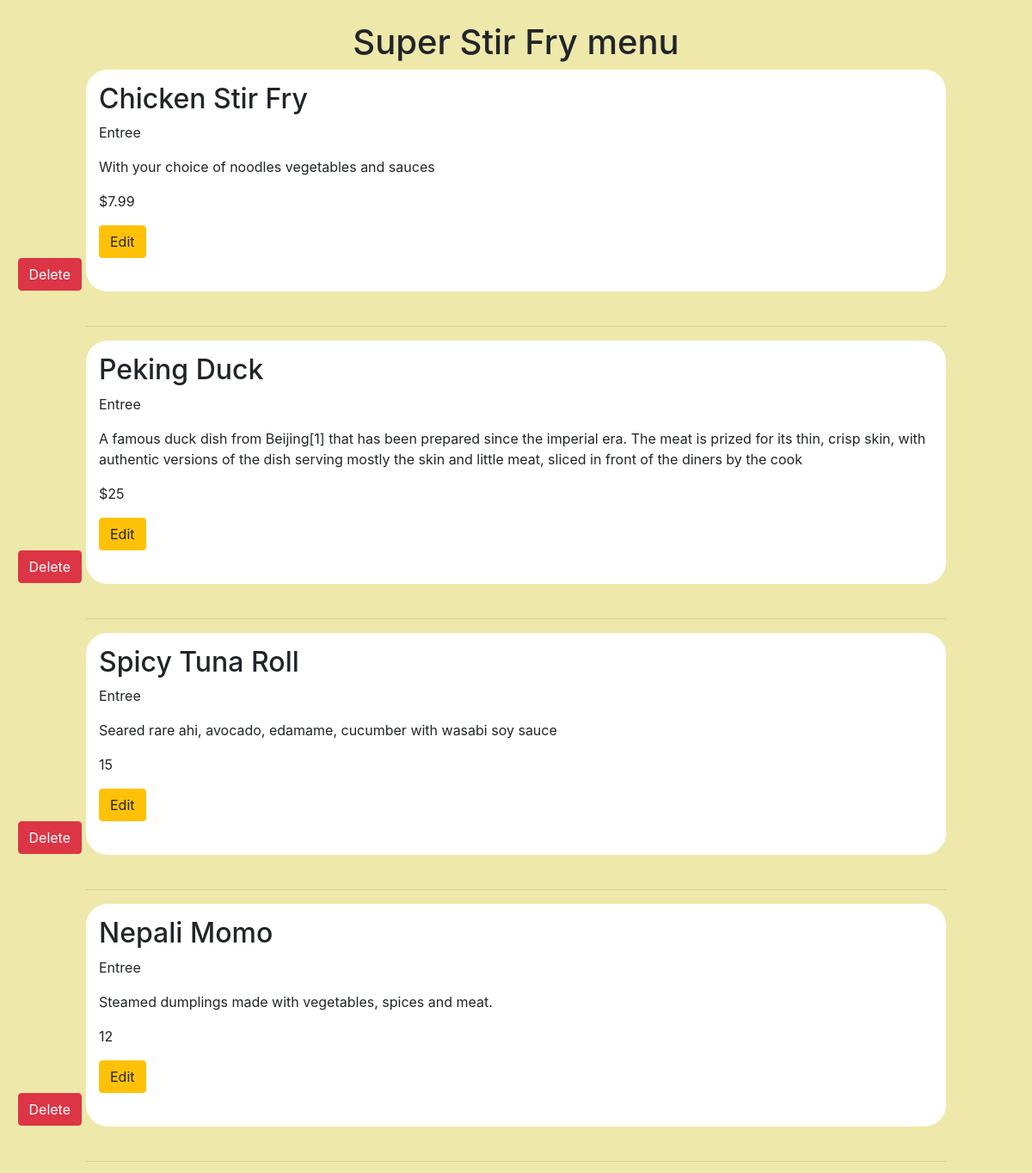
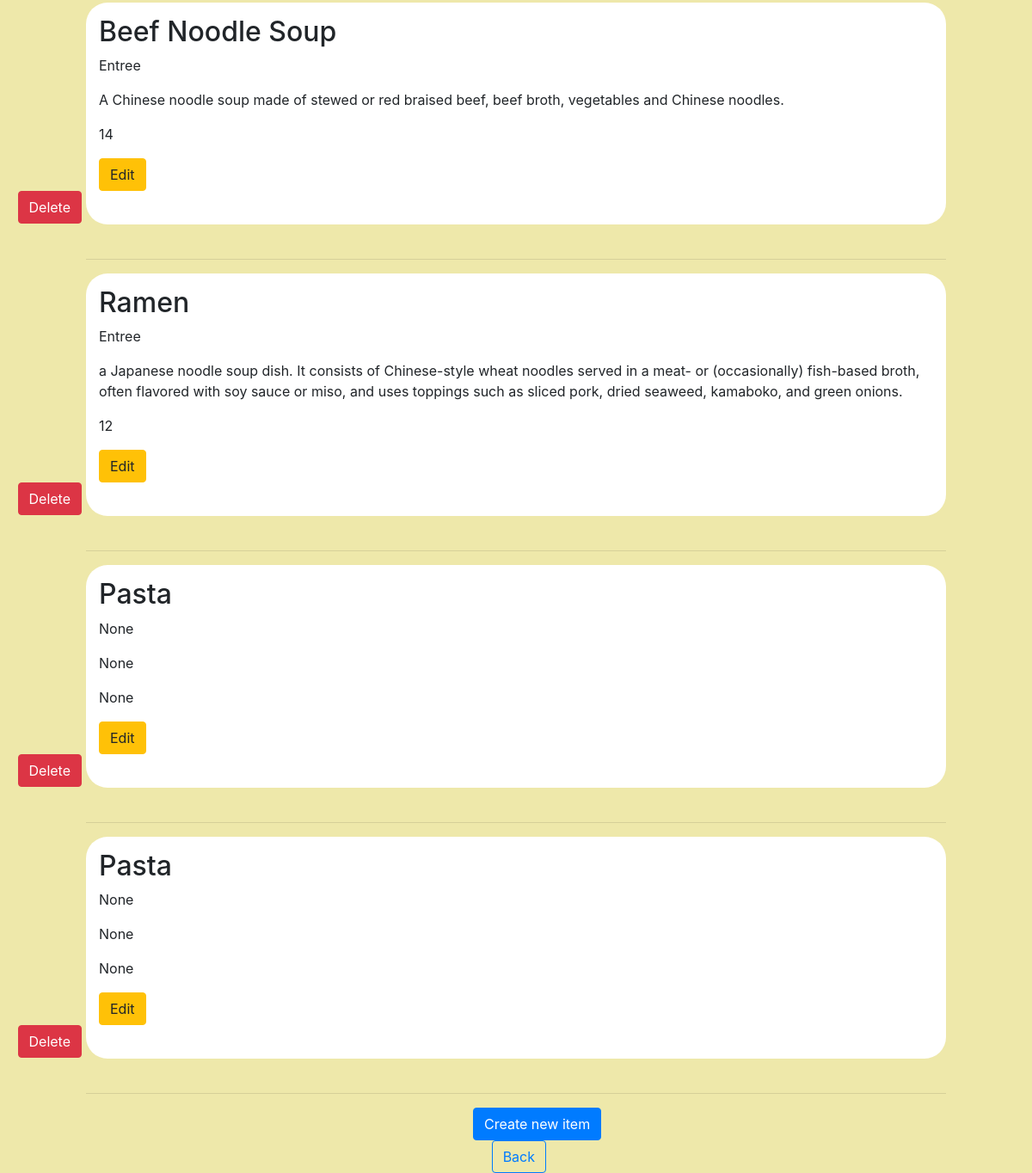
The app's page /restaurant/2/menu/ with its own data (2 pictures, top to bottom).
### database_setup.py (models this page shows, shortened)
class Restaurant(Base):
    __tablename__ = 'restaurant'
    id = Column(Integer, primary_key=True)
    name = Column(String(80), nullable=False, primary_key=False)

class MenuItem(Base):
    __tablename__ = 'menu_item'
    name = Column(String)
    id = Column(Integer, primary_key=True)
    restaurant_id = Column(Integer, ForeignKey('restaurant.id'))
    course = Column(String(250))
    description = Column(String(250))
    price = Column(String(8))
    restaurant = relationship(Restaurant)

### final_project.py (the view)
@app.route('/restaurant/<int:restaurant_id>/menu/')
def show_menu(restaurant_id):
    DBSession = sessionmaker(bind=engine)
    session = DBSession()
    restaurant = session.query(Restaurant).filter_by(id=restaurant_id).one()
    items = session.query(MenuItem).filter_by(restaurant_id=restaurant_id).all()
    return render_template('restaurant_menu.html', restaurant_id=restaurant_id, items=items, restaurant=restaurant)

### templates/restaurant_menu.html (shortened to what this page needs)
<!DOCTYPE html>
<html lang="en">
<head>
    <link rel="stylesheet" href="https://stackpath.bootstrapcdn.com/bootstrap/4.3.1/css/bootstrap.min.css">
</head>
<body style="margin: 25px 100px 25px 100px; background-color: palegoldenrod">
<h1 style="text-align: center">{{restaurant.name}} menu</h1>
    {% for item in items%}
<div style="background-color: white;  border-radius: 25px; padding: 15px;">
    <h2>{{item.name}}</h2>
    <p>{{item.course}}</p>
    <p>{{item.description}}</p>
    <p>{{item.price}}</p>
    <span style="float:left;">
        <form  action="{{url_for('edit_menu', restaurant_id=restaurant_id, menu_id=item.id)}}" method="GET">
        <button class="btn btn-warning" type="submit" name="edit">Edit</button>
        </form>
    </span>
    <span style="float:right;  margin-right: 990px;">
        <form action="{{url_for('delete_item', restaurant_id=restaurant_id, menu_id=item.id)}}" method="GET">
            <button class="btn btn-danger" type="submit" name="del">Delete</button>
        </form>
    </span>
    <br><br>
    </div>
    <br>
    <hr>
    {% endfor %}
    <div style="margin-left: 450px">
        <span style="float:left;">
            <form action="{{url_for('new_item', restaurant_id=restaurant_id)}}" method="GET">
                <button class="btn btn-primary" type="submit">Create new item</button>
            </form>
        </span>
        <span style="float:right;  margin-right: 465px;">
            <form style="text-align: center" action="{{url_for('show_restaurants', restaurant_id=restaurant_id)}}" method="GET">
                <button class="btn btn-outline-primary" type="submit">Back</button>
            </form>
        </span>
        <br>
    </div>
</body>
</html>

### records on screen
Restaurant: name "Super Stir Fry"
MenuItem: name "Chicken Stir Fry", course "Entree", description "With your choice of noodles vegetables and sauces", price "$7.99"
MenuItem: name "Peking Duck", course "Entree", description "A famous duck dish from Beijing[1] that has been prepared since the imperial era. The meat is prized for its thin, crisp skin, with authentic versions of the dish serving mostly the skin and little meat, sliced in front of the diners by the cook", price "$25"
MenuItem: name "Spicy Tuna Roll", course "Entree", description "Seared rare ahi, avocado, edamame, cucumber with wasabi soy sauce", price "15"
MenuItem: name "Nepali Momo", course "Entree", description "Steamed dumplings made with vegetables, spices and meat.", price "12"
MenuItem: name "Beef Noodle Soup", course "Entree", description "A Chinese noodle soup made of stewed or red braised beef, beef broth, vegetables and Chinese noodles.", price "14"
MenuItem: name "Ramen", course "Entree", description "a Japanese noodle soup dish. It consists of Chinese-style wheat noodles served in a meat- or (occasionally) fish-based broth, often flavored with soy sauce or miso, and uses toppings such as sliced pork, dried seaweed, kamaboko, and green onions.", price "12"
MenuItem: name "Pasta", course "None", description "None", price "None"
MenuItem: name "Pasta", course "None", description "None", price "None"
